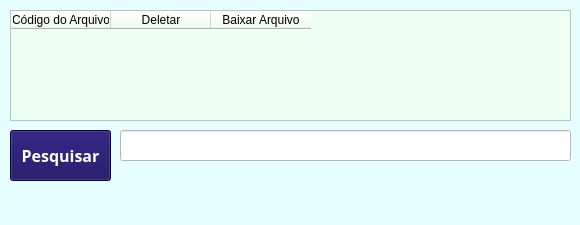
<?xml version="1.0" encoding="UTF-8"?>
<ui version="4.0">
 <class>SQLcodigo</class>
 <widget class="QMainWindow" name="SQLcodigo">
  <property name="geometry">
   <rect>
    <x>0</x>
    <y>0</y>
    <width>580</width>
    <height>225</height>
   </rect>
  </property>
  <property name="minimumSize">
   <size>
    <width>580</width>
    <height>225</height>
   </size>
  </property>
  <property name="maximumSize">
   <size>
    <width>580</width>
    <height>225</height>
   </size>
  </property>
  <property name="windowTitle">
   <string>SQL Access - PIPE</string>
  </property>
  <property name="windowIcon">
   <iconset>
    <normaloff>PipesTransparent.png</normaloff>PipesTransparent.png</iconset>
  </property>
  <property name="styleSheet">
   <string notr="true">background-color: rgb(230, 254, 255);
gridline-color: rgb(255, 255, 255);
selection-background-color: rgb(193, 255, 179);
selection-color: rgb(0, 0, 0);
border-bottom-color: rgb(255, 255, 255);</string>
  </property>
  <widget class="QWidget" name="centralwidget">
   <widget class="QTableWidget" name="tabela">
    <property name="geometry">
     <rect>
      <x>10</x>
      <y>10</y>
      <width>561</width>
      <height>111</height>
     </rect>
    </property>
    <property name="styleSheet">
     <string notr="true">background-color: rgb(238, 255, 243);</string>
    </property>
    <column>
     <property name="text">
      <string>Código do Arquivo</string>
     </property>
    </column>
    <column>
     <property name="text">
      <string>Deletar</string>
     </property>
    </column>
    <column>
     <property name="text">
      <string>Baixar Arquivo</string>
     </property>
    </column>
   </widget>
   <widget class="QPushButton" name="Pesquisar">
    <property name="geometry">
     <rect>
      <x>10</x>
      <y>130</y>
      <width>101</width>
      <height>51</height>
     </rect>
    </property>
    <property name="font">
     <font>
      <family>Rockwell</family>
      <pointsize>12</pointsize>
      <weight>75</weight>
      <bold>true</bold>
     </font>
    </property>
    <property name="styleSheet">
     <string notr="true">background-color: rgb(19, 5, 90);
color: rgb(255, 255, 255);</string>
    </property>
    <property name="text">
     <string>Pesquisar</string>
    </property>
   </widget>
   <widget class="QLineEdit" name="PesquisarTexto">
    <property name="geometry">
     <rect>
      <x>120</x>
      <y>130</y>
      <width>451</width>
      <height>31</height>
     </rect>
    </property>
    <property name="styleSheet">
     <string notr="true">background-color: rgb(255, 255, 255);</string>
    </property>
   </widget>
  </widget>
  <widget class="QMenuBar" name="menubar">
   <property name="geometry">
    <rect>
     <x>0</x>
     <y>0</y>
     <width>580</width>
     <height>21</height>
    </rect>
   </property>
  </widget>
  <widget class="QStatusBar" name="statusbar"/>
  <action name="SalvarSQL">
   <property name="text">
    <string>Salvar no SQL</string>
   </property>
  </action>
  <action name="actionAbrir_PDF">
   <property name="text">
    <string>Abrir PDF</string>
   </property>
  </action>
  <action name="InfoBanco">
   <property name="text">
    <string>Informações do Banco</string>
   </property>
  </action>
  <action name="DesconectarBanco">
   <property name="text">
    <string>Desconectar Banco</string>
   </property>
  </action>
 </widget>
 <resources/>
 <connections/>
</ui>
